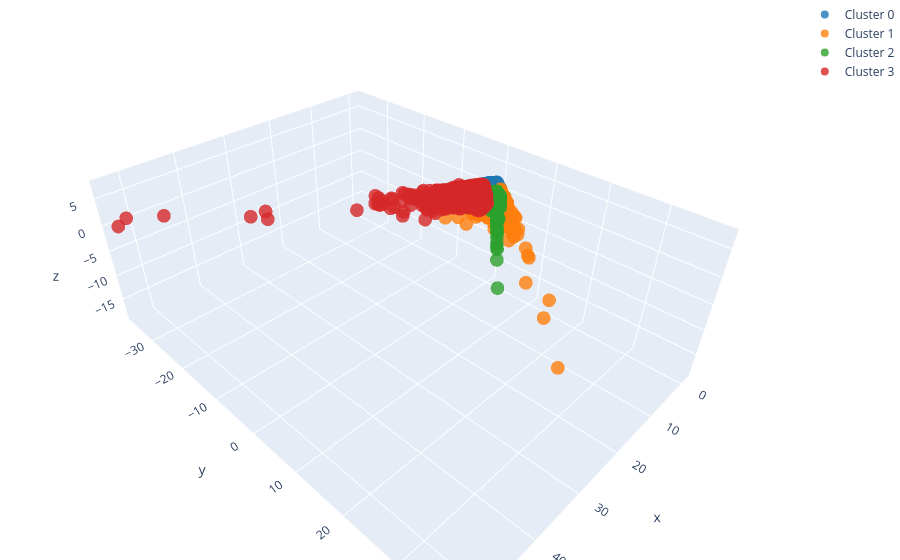

Source (notebook cell):
### Code cell
N_CLUSTERS = 4

df_kmeans = kmeans_fit_and_plot_per_cluster(N_CLUSTERS, X_final, user_events_df)

### Figure 1 — Plotly figure (JSON) as saved in the notebook; plotly's stock layout.template omitted (floating-point values rounded to 4 significant figures; data arrays with more than 128 entries replaced by an {"elided": "..."} marker saying what was removed)
{"data": [{"marker": {"color": "#1f77b4", "opacity": 0.8, "size": 8}, "mode": "markers", "name": "Cluster 0", "type": "scatter3d", "x": {"elided": "13114 float values"}, "y": {"elided": "13114 float values"}, "z": {"elided": "13114 float values"}}, {"marker": {"color": "#ff7f0e", "opacity": 0.8, "size": 8}, "mode": "markers", "name": "Cluster 1", "type": "scatter3d", "x": {"elided": "1170 float values"}, "y": {"elided": "1170 float values"}, "z": {"elided": "1170 float values"}}, {"marker": {"color": "#2ca02c", "opacity": 0.8, "size": 8}, "mode": "markers", "name": "Cluster 2", "type": "scatter3d", "x": {"elided": "14242 float values"}, "y": {"elided": "14242 float values"}, "z": {"elided": "14242 float values"}}, {"marker": {"color": "#d62728", "opacity": 0.8, "size": 8}, "mode": "markers", "name": "Cluster 3", "type": "scatter3d", "x": {"elided": "1474 float values"}, "y": {"elided": "1474 float values"}, "z": {"elided": "1474 float values"}}], "layout": {"margin": {"b": 0, "l": 0, "r": 0, "t": 0}, "title": {"text": "Interactive 3D Plot of Clusters"}}}
